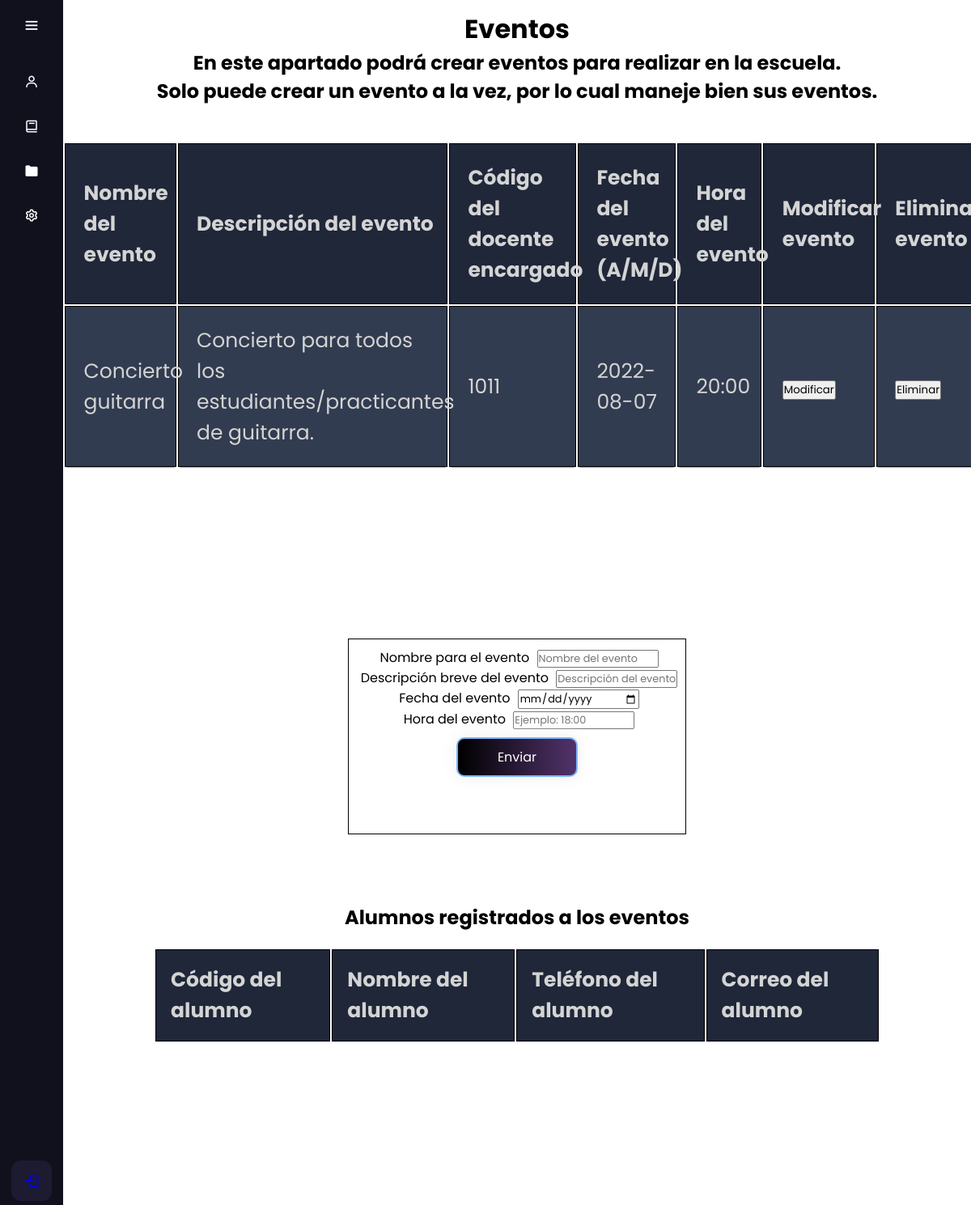
The page /php/registroMateriasMaestro.php (signed in) on the database its author committed.
### tables this page shows
CREATE TABLE `eventos` (
  `nombre_evento` varchar(50) NOT NULL,
  `descripcion` varchar(1000) NOT NULL,
  `id_docente` varchar(10) NOT NULL,
  `fecha` date NOT NULL,
  `hora` varchar(5) NOT NULL,
  `id_evento` int(11) NOT NULL
);

### php/registroMateriasMaestro.php (the view, shortened to what this page needs)
<?php
    require_once 'conexion.php';
?>
<!DOCTYPE html><html class="menu">
<html ng-app="EM-SCHOOL">
  <head>
    <link rel="stylesheet" href="../css/calificaciones.css">
    <link rel="stylesheet" href="../css/FormAdmin.css">
    <link rel="stylesheet" href="https://use.fontawesome.com/releases/v5.8.1/css/all.css">
    <link rel="stylesheet" type="text/css" href="https://netdna.bootstrapcdn.com/font-awesome/4.0.3/css/font-awesome.css" rel="stylesheet">
    <link href='https://unpkg.com/boxicons@2.0.7/css/boxicons.min.css' rel='stylesheet'>
  </head>
  <body>
    <div class="sidebar">
      <div class="logo_content">
        <i class='bx bx-menu' id="btn" ></i>
      </div>
      <ul class="nav_list">
        <li>
          <a href="inicioMaestro.php">
            <i class='bx bx-user' ></i>
          </a>
        </li>
        <li>
          <a href="calificacionesMaestro.php">
            <i class='bx bx-book'></i>
          </a>
        </li>
        <li>
          <a href="registroMateriasMaestro.php">
            <i class='bx bxs-folder'></i>
          </a>
        </li>
        <li>
          <a href="configuracionMaestro.php">
            <i class='bx bx-cog' ></i>
          </a>
        </li>
      </ul>
      <div class="profile_content">
        <div class="profile">
          <a href="logout.php">
          <i class='bx bx-log-out' id="log_out" ></i>
          </a>
        </div>
      </div>
    </div>
    <div class="home_content">
      <?php
        $valor = $_SESSION['codigo'];
        $query = mysqli_query($conexion, "SELECT * FROM persona WHERE codigo = '$valor'");
        $usuario = mysqli_fetch_assoc($query);
        ?>
        <h1>Eventos</h1>
        <h2>
            En este apartado podrá crear eventos para realizar en la escuela. <br>
            Solo puede crear un evento a la vez, por lo cual maneje bien sus eventos.
        </h2>
        <br>
        <?php $consulta = mysqli_query($conexion, "SELECT * FROM eventos;"); ?>
        <?php $tabla = 0;
            if ($tabla == 0){?>
            <table class="container">
              <thead>
              <th>Nombre del evento</th>
              <th>Descripción del evento</th>
              <th>Código del docente encargado</th>
              <th>Fecha del evento (A/M/D)</th>
              <th>Hora del evento</th>
              <th>Modificar evento</th>
              <th>Eliminar evento</th>
            </thead>
            <tbody>
              <?php $tabla = 1;
              }
              ?>
                  <?php $contador = 0;
                    while($calificacion = mysqli_fetch_array($consulta)){
                       ?>
                    <tr>
                      <?php if ($calificacion['id_docente'] == $usuario['codigo']){ ?>
                      <?php $contador++;?>
                      <td><?php echo $calificacion['nombre_evento']?></td>
                      <td><?php echo $calificacion['descripcion']?></td>
                      <td><?php echo $calificacion['id_docente']?></td>
                      <td><?php echo $calificacion['fecha']?></td>
                      <td><?php echo $calificacion['hora']?></td>
                      <form action="modificarEvento.php" method="post">
                        <td><button type="submit" value="enviar">Modificar</button></td>
                      </form>
                      <form action="eliminarEvento.php" method="post">
                        <td><button type="submit" value="enviar">Eliminar</button></td>
                      </form>
                    </tr>
                    <?php
                      }else if($calificacion['id_docente'] != $usuario['codigo']){ ?>
                        <td><?php echo $calificacion['nombre_evento']?></td>
                        <td><?php echo $calificacion['descripcion']?></td>
                        <td><?php echo $calificacion['id_docente']?></td>
                        <td><?php echo $calificacion['fecha']?></td>
                        <td><?php echo $calificacion['hora']?></td>
                        <td></td>
                        <td></td>
                    </tr>
                <?php }else if($contador == 0)echo("Aún no hay eventos registrados");$contador = 1;
                    }
                    ?>
                </tbody>
              </table>
            <div class="">
              <div class="hijo">
                <form action="crearEvento.php" method="post">
                  <label>Nombre para el evento</label>
                  <input type="input" name="nombre_evento" placeholder ="Nombre del evento">
                  <br>
                  <label>Descripción breve del evento</label>
                  <input type="input" name="descripcion" placeholder="Descripción del evento">
                  <br>
                  <label>Fecha del evento</label>
                  <input type="date" name="fecha_evento">
                  <br>
                  <label>Hora del evento</label>
                  <input type="input" name="hora_evento" placeholder="Ejemplo: 18:00">
                  <br>
                  <input type="submit" value="Enviar" class="btn btn1">
                  <br><br><br>
                </form>
              </div>
            </div>
          <br><br><br>
          <h2>Alumnos registrados a los eventos</h2>
            <table class="container">
            <thead>
              <th>Código del alumno</th>
              <th>Nombre del alumno</th>
              <th>Teléfono del alumno</th>
              <th>Correo del alumno</th>
            </thead>
          </table>
      </div>
</body>
</html>

### css/calificaciones.css (style rules this page uses)
* { margin: 0; padding: 0; box-sizing: border-box; font-family: "Poppins" , sans-serif; }
body { position: absolute; min-height: 100vh; width: 100%; overflow: hidden; overflow-y: scroll; }
.sidebar { position: fixed; top: 0; left: 0; height: 100%; width: 78px; background: #11101d; padding: 6px 14px; z-index: 99; transition: all 0.5s ease; }
.sidebar #btn { position: absolute; color: #fff; top: 6px; left: 50%; font-size: 22px; height: 50px; width: 50px; text-align: center; line-height: 50px; transform: translateX(-50%); }
.sidebar ul { margin-top: 20px; }
.sidebar ul li { position: relative; height: 50px; width: 100%; margin: 0 5px; list-style: none; line-height: 50px; margin: 5px 0; }
.sidebar ul li a { color: #fff; display: flex; align-items: center; text-decoration: none; border-radius: 12px; white-space: nowrap; transition: all 0.4s ease; }
.sidebar ul li i { font-size: 18px; font-weight: 400; height: 50px; min-width: 50px; border-radius: 12px; line-height: 50px; text-align: center; }
.sidebar .profile_content { position: absolute; color: #fff; bottom: 0; left: 0; width: 100%; }
.sidebar .profile_content .profile { position: relative; padding: 10px 6px; height: 60px; background: none; transition: all 0.4s ease; }
.profile #log_out { position: absolute; bottom: 5px; left: 50%; transform: translateX(-50%); min-width: 50px; line-height: 50px; font-size: 20px; border-radius: 12px; text-align: center; transition: all 0.4s ease; background: #1d1b31; }
.home_content { text-align: center; position: absolute; height: 100vh; width: calc(100% - 78px); left: 78px; box-shadow: 0 5px 10px rgba(0,0,0,0.2px); transition: all 0.5s ease; }
.container { width: 100px; margin: 0 auto; font-size: 25px; text-align: left; overflow: hidden; width: 80%; margin: 0 auto; display: table; padding: 0 0 8em 0; margin-top: 20px; }
.container th, .container td { padding: 13px; border: 1px solid black; color: black; padding-bottom: 2%; padding-top: 2%; padding-left:2%; color: rgb(212, 212, 212); }
.container td { font-weight: normal; font-size: 1em; -webkit-box-shadow: 0 2px 2px -2px #0E1119; -moz-box-shadow: 0 2px 2px -2px #0E1119; box-shadow: 0 2px 2px -2px #0E1119; }
.container tr:nth-child(odd) { background-color: #323C50; }
.container th { background-color: #1F2739; }
.container td:first-child { color: rgb(212, 212, 212); }

### css/FormAdmin.css (style rules this page uses)
.hijo { padding: 10px; margin: 10px; display: inline-block; border-top: 1px solid black; border-bottom: 1px solid black; border-left: 1px solid black; border-right: 1px solid black; }
.btn { padding: 2px 10px; text-align: center; text-decoration: none; display: inline-block; font-size: 16px; margin: 4px 2px; cursor: pointer; border-radius: 5px; -webkit-animation-duration: 0.4s; animation-duration: 0.4s; background-image: linear-gradient(to right, #000000 0%, #53346D 51%, #000000 100%); margin: 10px; padding: 10px 45px; transition: 0.5s; background-size: 200% auto; color: white; box-shadow: 0 0 20px #eee; border-radius: 10px; }
.btn1 { background-color: white; color: white; border: 2px solid #7FB5FF; }
label { padding: 5px; }
input, select, textarea { font-family: inherit; font-size: 80%; width : 150px; box-sizing: border-box; }
form { margin: 0 auto; width: 100%; border-radius: 10px; }

### rows shown on the page
eventos: nombre_evento "Concierto guitarra", descripcion "Concierto para todos los estudiantes/practicantes de guitarra.", id_docente "1011", fecha "2022-08-07", hora "20:00"
